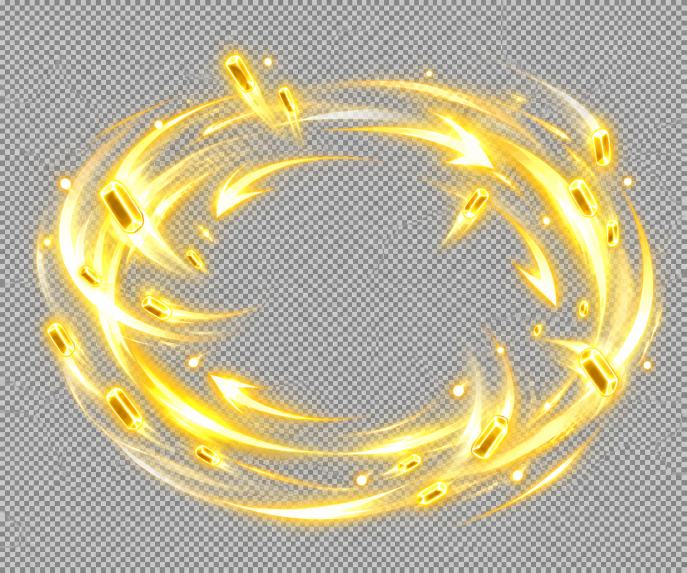
#> input picture art/src/magnet_swirl.png, 1374 x 1145 px, found by its file name (shown at 1/2 size)
$ python magnet_user.py
#> lines starting #> are read from the running program, lines starting #| are printed output that depends on the picture; after the words box and inside, x2 and y2 are one past the last pixel; in counts of white or black regions, pixels touching at a corner belong together
# (v61) the magnet's swirl: the user's picture (src/magnet_swirl.png, a golden whirl of light and little gold bars on a
# grey checkerboard painted in, not real transparency) -> assets/fx_mag.webp, a square picture with real transparency,
# made round (the picture is 1.2 times wider than tall; the game turns it, so it is squeezed to a circle).
#
# Taking the checkerboard out: the board is wobbly (squares 9 to 11 px, the lines drift), so it cannot be drawn again
# from a formula. Each pixel's square (light or dark) is read off the picture itself: a pixel is compared with the four
# 10 px away across (the other colour) and the four 10 px away on the slant (its own colour), which a smooth glow over
# it does not upset. Then 'colour to alpha' against that grey: the least cover that explains the pixel. Where what is
# left is faint (the thin haze), it is smoothed over a square or so, so no checkerboard shows through.
import numpy as np
from PIL import Image
from scipy import ndimage as ndi

SRC = '/home/claude/hdart/src/magnet_swirl.png'
OUT = '/home/claude/runner_hd/assets/fx_mag.webp'
SIZE = 768

a = np.asarray(Image.open(SRC).convert('RGB')).astype(np.float64)
H, W, _ = a.shape
#> H = 1145; W = 1374
Y = a.mean(2)
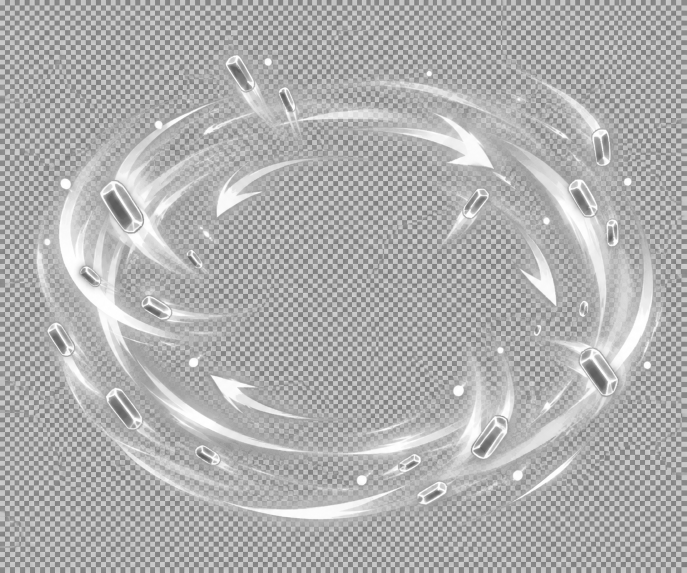
#> Y: shape (1145, 1374) float64 (shown at 1/2 size); min 89.67, max 255, mean 175

def sh(img, dy, dx):
    p = np.pad(img, ((10, 10), (10, 10)), mode='edge')
    return p[10 + dy:10 + dy + H, 10 + dx:10 + dx + W]

# the two greys of the board, from its empty top rows
top = a[:40].reshape(-1, 3); lum = top.mean(1)
LIGHT = np.median(top[lum > 165], 0); DARK = np.median(top[lum < 165], 0)
#> after `LIGHT = np.median(top[lum > 165], 0)`: LIGHT = [198, 198, 198]
#> after `DARK = np.median(top[lum < 165], 0)`: DARK = [136, 136, 136]

D = 10
across = (sh(Y, 0, D) + sh(Y, 0, -D) + sh(Y, D, 0) + sh(Y, -D, 0)) / 4
score = Y - across
slant = (score + sh(score, D, D) + sh(score, D, -D) + sh(score, -D, D) + sh(score, -D, -D)) / 5
light = (slant > 0)[..., None]
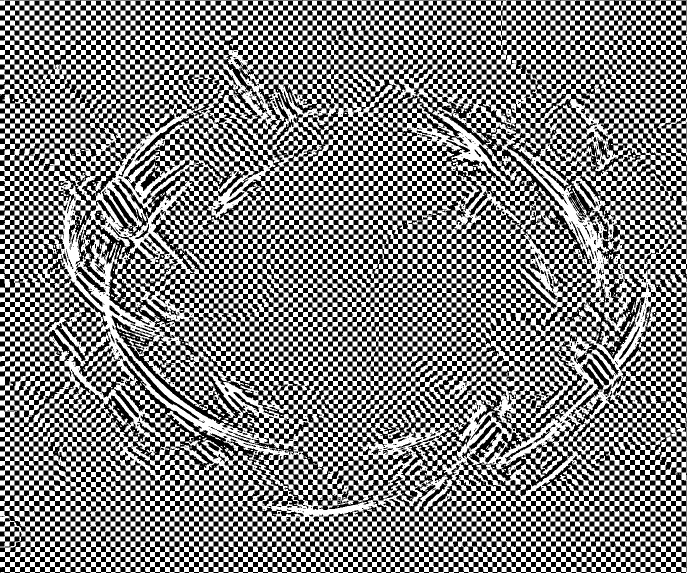
#> light: shape (1145, 1374, 1) bool (shown at 1/2 size); 50.7% white; 686 black regions (547 under 20 px), largest, box (x1, y1, x2, y2) and area: (0, 0, 1374, 1145) 747926, (182, 715, 278, 835) 2236, (248, 299, 349, 381) 1763
B = np.where(light, LIGHT, DARK)

# colour to alpha against B
up = np.where(a > B, (a - B) / np.maximum(1e-6, 255 - B), (B - a) / np.maximum(1e-6, B))
al = up.max(2)
al = np.clip((al - 0.06) / 0.94, 0, 1)                      # the board's own grain (about 4 levels) is not glow
F = np.clip(B + (a - B) / np.maximum(al, 1e-3)[..., None], 0, 255)

# faint parts smoothed (premultiplied), strong parts kept sharp
S = 6.0
As = ndi.gaussian_filter(al, S)
Ps = np.stack([ndi.gaussian_filter(F[..., c] * al, S) for c in range(3)], 2)
m = ndi.gaussian_filter(al, 2.0)
m = np.clip((m - 0.4) / (0.78 - 0.4), 0, 1); m = m * m * (3 - 2 * m)
A2 = m * al + (1 - m) * As
P2 = m[..., None] * F * al[..., None] + (1 - m[..., None]) * Ps
F2 = np.clip(P2 / np.maximum(A2, 1e-4)[..., None], 0, 255)
# faint grey smudges (the board's dirt, not the whirl's light): a faint pixel with no warmth in it is let go
satF = (F2.max(2) - F2.min(2)) / np.maximum(F2.max(2), 1)
low = np.clip((0.3 - A2) / 0.2, 0, 1)
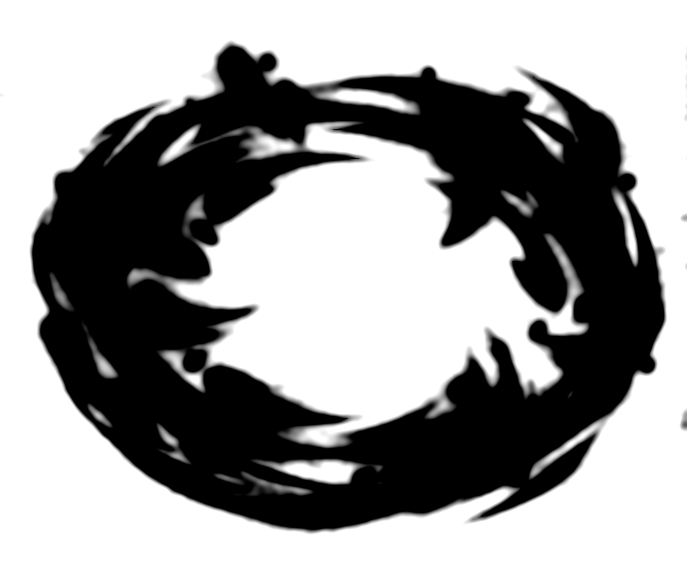
#> low: shape (1145, 1374) float64 (shown at 1/2 size); min 0, max 1, mean 0.603
A2 = A2 * (1 - low * (1 - np.clip((satF - 0.05) / 0.15, 0, 1)))
# nothing beyond the whirl: the strong part's ellipse, and a soft edge a little outside it
ys, xs = np.nonzero(A2 > 0.5)
ecx, ecy = (xs.min() + xs.max()) / 2, (ys.min() + ys.max()) / 2
#> ecx = 696.5; ecy = 576
erx, ery = (xs.max() - xs.min()) / 2, (ys.max() - ys.min()) / 2
#> erx = 626.5; ery = 476
yy, xx = np.mgrid[0:H, 0:W]
rr = np.hypot((xx - ecx) / erx, (yy - ecy) / ery)
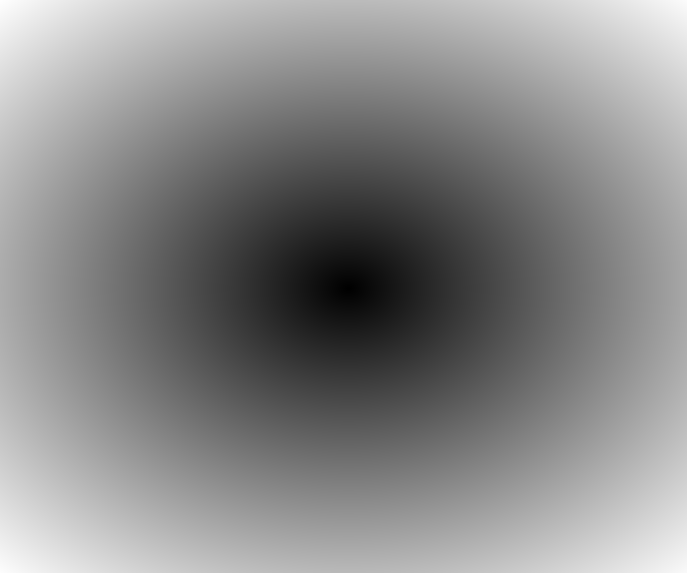
#> rr: shape (1145, 1374) float64 (shown at 1/2 size); min 0.000798, max 1.64, mean 0.88; drawn with min black and max white
A2 = A2 * np.clip((1.1 - rr) / 0.08, 0, 1)
A2 = np.where(A2 < 0.025, 0, A2)

# its extent (what is clearly there), centred and squeezed round into a square
ys, xs = np.nonzero(A2 > 0.12)
x0, x1, y0, y1 = xs.min(), xs.max(), ys.min(), ys.max()
#> x0 = 60; x1 = 1332; y0 = 96; y1 = 1065
cx, cy = (x0 + x1) / 2, (y0 + y1) / 2
#> cx = 696; cy = 580.5
rx, ry = (x1 - x0) / 2, (y1 - y0) / 2
#> rx = 636; ry = 484.5
print('extent', x0, x1, y0, y1, 'radii', rx, ry)
#| extent 60 1332 96 1065 radii 636.0 484.5
rgba = np.dstack([F2, A2 * 255]).astype(np.float64)
# premultiply for the resampling, so dark edges do not creep in
pm = rgba.copy(); pm[..., :3] *= A2[..., None]
#> after `pm[..., :3] *= A2[..., None]`:
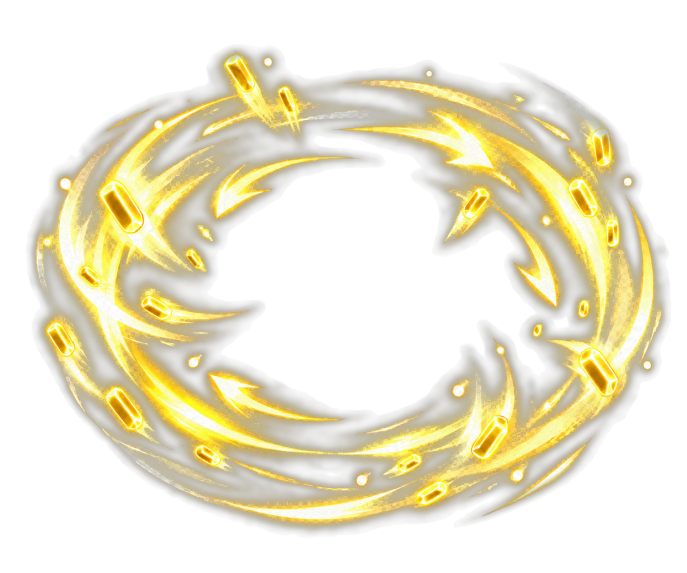
#> pm: shape (1145, 1374, 4) float64 (shown at 1/2 size); mean of channels 0, 1, 2, 3 71.6, 63.6, 32.1, 72.4; transparent parts drawn white
img = Image.fromarray(np.clip(pm, 0, 255).astype(np.uint8), 'RGBA')
R = max(rx, ry) * 1.04                                       # a little room round the glow
#> R = 661.4
box = (cx - rx * 1.04, cy - ry * 1.04, cx + rx * 1.04, cy + ry * 1.04)
#> box = (34.56, 76.62, 1357.4, 1084.4)
sq = img.transform((SIZE, SIZE), Image.EXTENT, box, resample=Image.BICUBIC)
s = np.asarray(sq).astype(np.float64)
al2 = s[..., 3] / 255
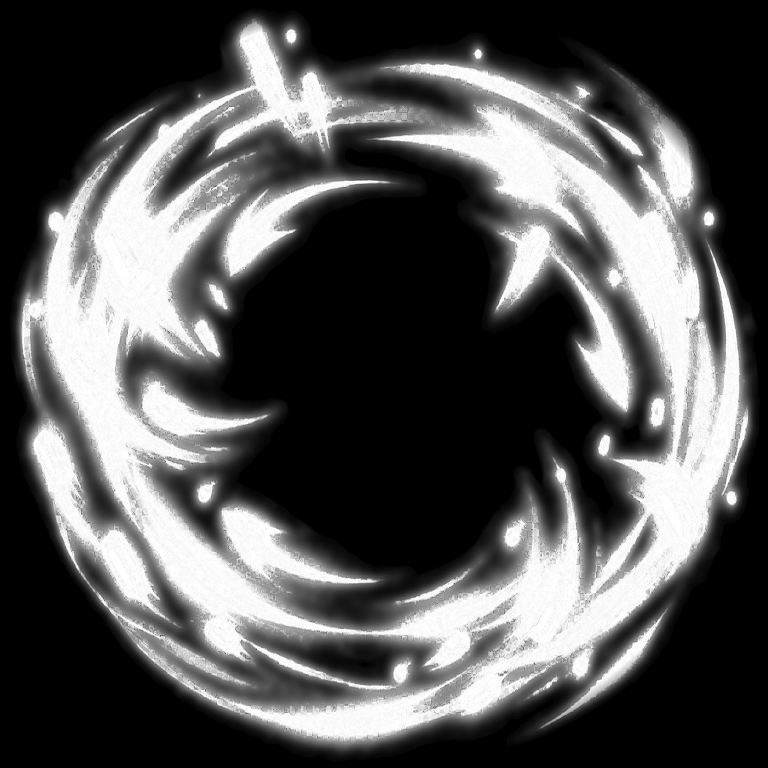
#> al2: shape (768, 768) float64; min 0, max 1, mean 0.333
s[..., :3] = np.clip(s[..., :3] / np.maximum(al2, 1e-4)[..., None], 0, 255)
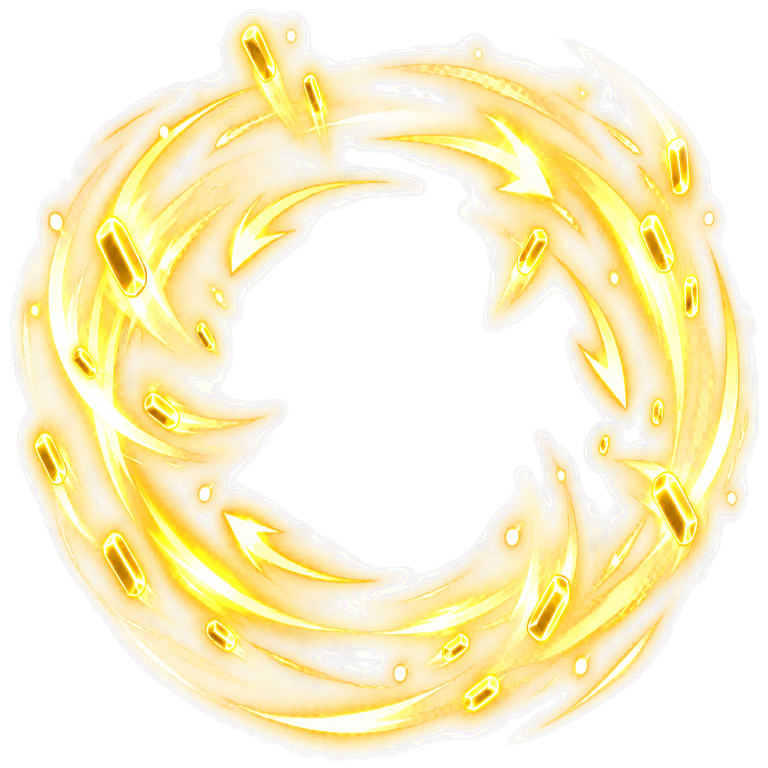
#> s: shape (768, 768, 4) float64; mean R, G, B, A 134.3, 116.4, 55.4, 84.9; transparent parts drawn white
out = Image.fromarray(np.clip(s, 0, 255).astype(np.uint8), 'RGBA')
#> (the run stopped early here; a loop or call above may not have finished)
